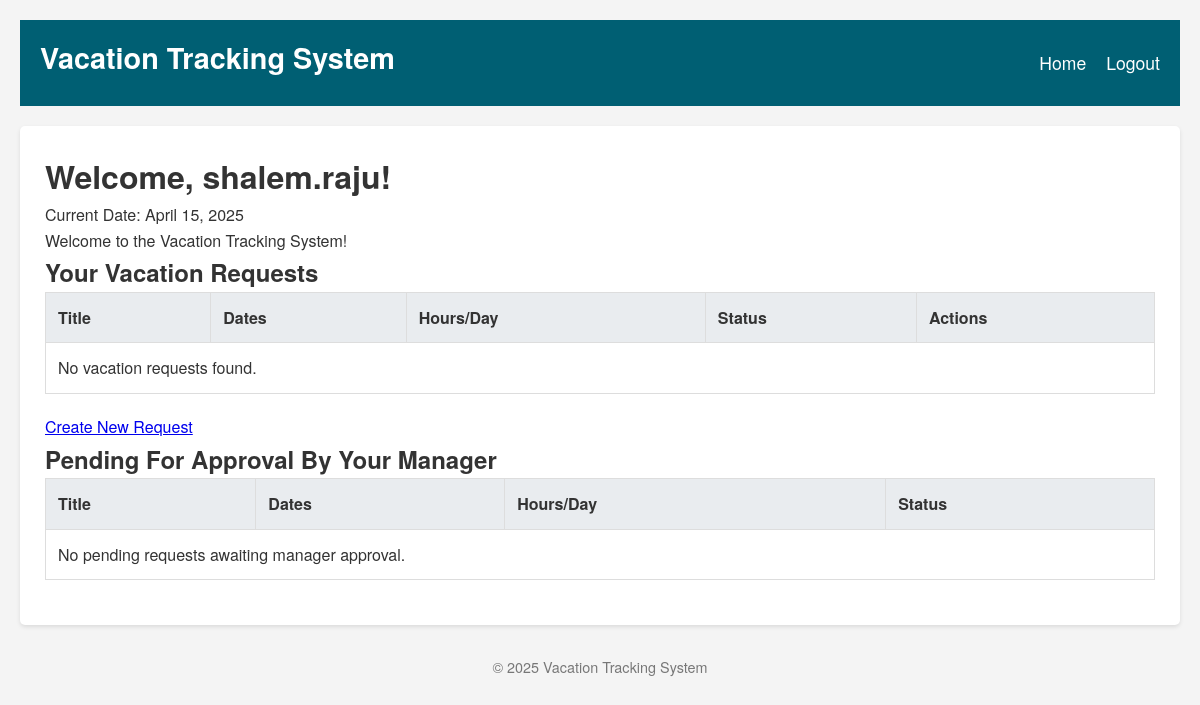
The app's page /leave/ (signed in), older data.
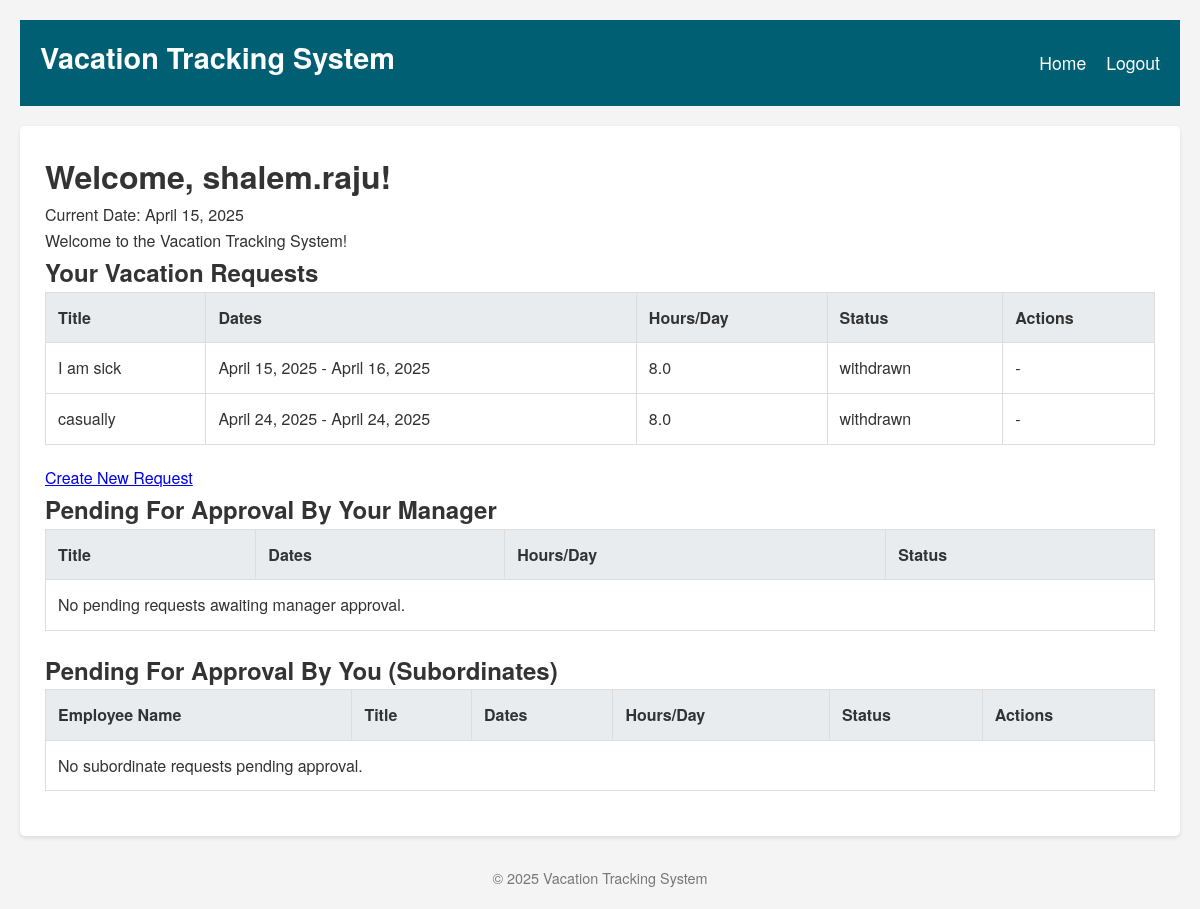
The same page, newer data.
### leave/models.py (models this page shows, shortened)
class Request(models.Model):
    STATUS_CHOICES = [
        ('created', 'Created'),
        ('submitted', 'Submitted'),
        ('approved', 'Approved'),
        ('rejected', 'Rejected'),
        ('withdrawn', 'Withdrawn'),
        ('cancelled', 'Cancelled'),
        ('completed', 'Completed'),
    ]
    employee = models.ForeignKey(User, on_delete=models.CASCADE, related_name='requests')
    category = models.ForeignKey(Category, on_delete=models.CASCADE, related_name='requests')
    title = models.CharField(max_length=255)
    description = models.TextField(blank=True)
    start_date = models.DateField()
    end_date = models.DateField()
    hours_per_day = models.FloatField()
    status = models.CharField(max_length=20, choices=STATUS_CHOICES, default='created')
    created_at = models.DateTimeField(auto_now_add=True)
    submitted_at = models.DateTimeField(blank=True, null=True)

### leave/views.py (the view)
# urls.py: 2. Add a URL to urlpatterns:  path('', views.home, name='home')
@login_required
def home(request):
    user = request.user
    today = timezone.now().date()
    six_months_ago = today - datetime.timedelta(days=180)
    eighteen_months_future = today + datetime.timedelta(days=18*30)  # approximate
    my_requests = Request.objects.filter(
        employee=user,
        start_date__gte=six_months_ago,
        end_date__lte=eighteen_months_future
    )
    context = {
        'user': user,
        'current_date': today,
        'message': "Welcome to the Vacation Tracking System!",
        'my_requests': my_requests,
    }
    pending_for_manager = Request.objects.filter(employee=user, status='submitted')
    context['pending_for_manager'] = pending_for_manager
    if user.role == 'manager':
        subordinate_ids = user.subordinates.values_list('id', flat=True)
        pending_for_you = Request.objects.filter(employee__id__in=subordinate_ids, status='submitted')
        context['pending_for_you'] = pending_for_you
    return render(request, 'vts/home.html', context)

### leave/templates/vts/home.html
{% extends "base.html" %}
{% block content %}
  <h1>Welcome, {{ user.username }}!</h1>
  <p>Current Date: {{ current_date }}</p>
  <p>{{ message }}</p>
  <h2>Your Vacation Requests</h2>
  <table border="1" cellspacing="0" cellpadding="5">
    <thead>
      <tr>
        <th>Title</th>
        <th>Dates</th>
        <th>Hours/Day</th>
        <th>Status</th>
        <th>Actions</th>
      </tr>
    </thead>
    <tbody>
      {% for req in my_requests %}
        <tr>
          <td>{{ req.title }}</td>
          <td>{{ req.start_date }} - {{ req.end_date }}</td>
          <td>{{ req.hours_per_day }}</td>
          <td>{{ req.status }}</td>
          <td>
            {% if req.status == "submitted" %}
              <a href="{% url 'edit_request' req.id %}">Edit</a> |
              <a href="{% url 'withdraw_request' req.id %}">Withdraw</a>
            {% elif req.status == "approved" %}
              <a href="{% url 'cancel_request' req.id %}">Cancel</a>
            {% else %}
              -
            {% endif %}
          </td>
        </tr>
      {% empty %}
        <tr>
          <td colspan="5">No vacation requests found.</td>
        </tr>
      {% endfor %}
    </tbody>
  </table>
  <p><a href="{% url 'request_editor' %}">Create New Request</a></p>
  <h2>Pending For Approval By Your Manager</h2>
  <table border="1" cellspacing="0" cellpadding="5">
    <thead>
      <tr>
        <th>Title</th>
        <th>Dates</th>
        <th>Hours/Day</th>
        <th>Status</th>
      </tr>
    </thead>
    <tbody>
      {% for req in pending_for_manager %}
        <tr>
          <td>{{ req.title }}</td>
          <td>{{ req.start_date }} - {{ req.end_date }}</td>
          <td>{{ req.hours_per_day }}</td>
          <td>{{ req.status }}</td>
        </tr>
      {% empty %}
        <tr>
          <td colspan="4">No pending requests awaiting manager approval.</td>
        </tr>
      {% endfor %}
    </tbody>
  </table>
  {% if user.role == "manager" %}
    <h2>Pending For Approval By You (Subordinates)</h2>
    <table border="1" cellspacing="0" cellpadding="5">
      <thead>
        <tr>
          <th>Employee Name</th>
          <th>Title</th>
          <th>Dates</th>
          <th>Hours/Day</th>
          <th>Status</th>
          <th>Actions</th>
        </tr>
      </thead>
      <tbody>
        {% for req in pending_for_you %}
          <tr>
            <td>{{ req.employee.username }}</td>
            <td>{{ req.title }}</td>
            <td>{{ req.start_date }} - {{ req.end_date }}</td>
            <td>{{ req.hours_per_day }}</td>
            <td>{{ req.status }}</td>
            <td>
              <a href="{% url 'approve_request' req.id %}">Approve</a> |
              <a href="{% url 'reject_request' req.id %}">Reject</a>
            </td>
          </tr>
        {% empty %}
          <tr>
            <td colspan="6">No subordinate requests pending approval.</td>
          </tr>
        {% endfor %}
      </tbody>
    </table>
  {% endif %}
{% endblock %}

Row changes from the older to the newer data that the page shows:
changed User "shalem.raju": role "employee" → "manager" (drawn)
added Request: title "I am sick", start_date "April 15, 2025", end_date "April 16, 2025", hours_per_day "8.0", status "withdrawn"
added Request: title "casually", start_date "April 24, 2025", end_date "April 24, 2025", hours_per_day "8.0", status "withdrawn"
Text that changed along with them:
text no longer shown: "No vacation requests found."
text now shown: "Pending For Approval By You (Subordinates) Employee Name Title Dates Hours/Day Status Actions No subordinate requests pending approval."
